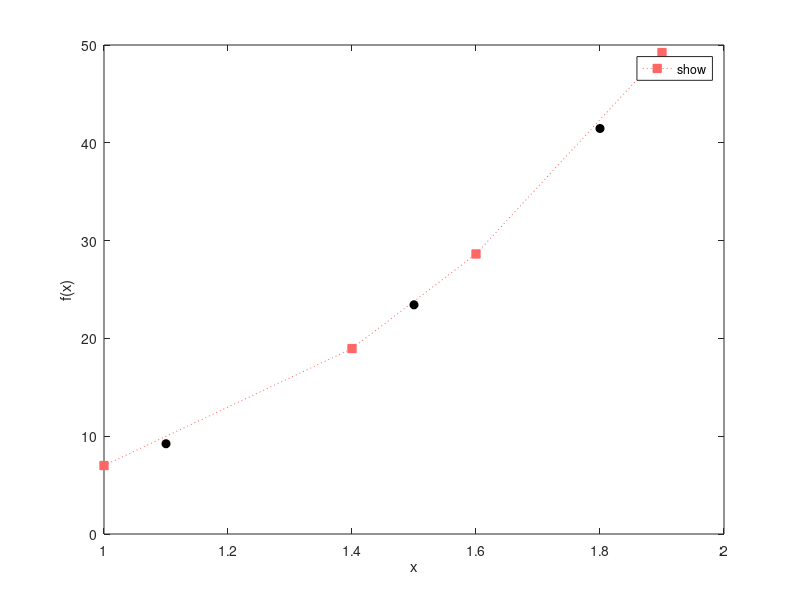

Source code (MATLAB):
% Code 3-2b | Backward Newton Interpolaion Operator
clc; clear; close all
X = [1 1.4 1.6 1.9];                  %data points
F = [7 18.9616 28.6336 49.2271].';    %data points for function values
Xi = [1.1 1.5 1.8];                   %interpolation points
%Method_________________________________________________________________
X = X(:); Xi = Xi(:);
n = numel(X); m = numel(Xi);
N = ones(n);  Ni = ones(m,n);
for j = n-1:-1:1
    N(j+1:n,j) = 0; J = 1:j;
    N(J,J)  = bsxfun(@times,N(J,J) ,X(J)-X(j+1));
    Ni(:,J) = bsxfun(@times,Ni(:,J),Xi-X(j+1));
end
P = Ni/N;
Fi = P*F;
%Illustration___________________________________________________________
plot(X,F,'linestyle',':','Color',[1 0.4 0.4],...
    'Marker','s','MarkerFaceColor',[1 0.4 0.4],...
    'displayname','Initial points'); hold on
plot(Xi,Fi,'linestyle','none','Color','k',...
    'Marker','o','MarkerFaceColor','k',...
    'displayname','Interpolated points');
xlabel('x'); ylabel('f(x)');
legend('show','location','best');
